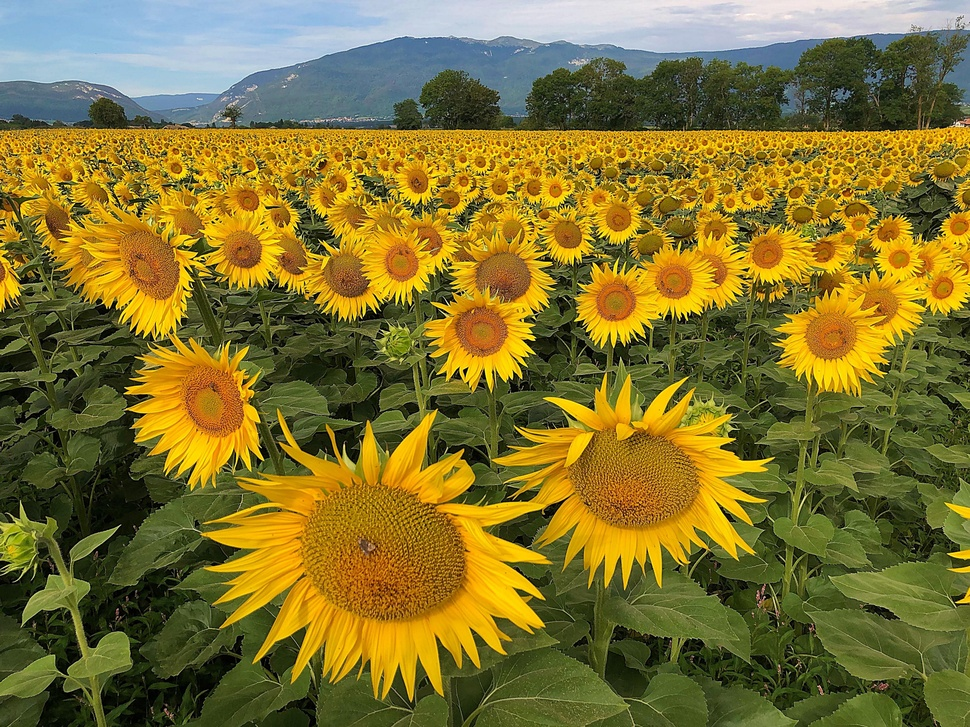
#> input picture your_input_photo.jpg, 970 x 727 px, shrunk from 4032 x 3024 before the run
$ python -i vintage.py   (imports and definitions only)
#> lines starting #> are read from the running program, lines starting #| are printed output that depends on the picture
#> further down, picture is the input picture: PIL image 970x727 RGB; mean R, G, B 127.2, 114.5, 47.7
from PIL import Image, ImageEnhance, ImageDraw, ImageFilter, ImageFont
import os
import math
import random
from datetime import datetime

def apply_clarity_softening(img, strength):
    """
    Applies a subtle Gaussian blur to simulate lens softening or halation.
    For Clarity +4, we apply a negative strength (sharpening), which is approximated
    by skipping the blur here and relying on PIL's built-in sharpening.
    """
    # If strength is positive (like the old Clarity -4), apply blur/softening.
    if strength > 0:
        # A strength of 4 (from Clarity -4) means a strong, dreamy blur
        radius = strength / 2.5
        img = img.filter(ImageFilter.GaussianBlur(radius))
    return img

# [167 lines left out: functions add_timestamp, apply_filter_modern_fuji_sim, apply_filter_terracotta_sun_sim, not called in this run]


def apply_filter_portra_800_sim(img):
    """Applies a 'Portra 800' style simulation (high saturation, warm reds/pinks, visible grain)."""

    img = ImageEnhance.Brightness(img).enhance(1.08)

    img = ImageEnhance.Contrast(img).enhance(0.85)

    img = ImageEnhance.Color(img).enhance(1.3)

    img = apply_clarity_softening(img, 1.5)
#> in apply_clarity_softening, `img = img.filter(ImageFilter.GaussianBlur(radius))`:
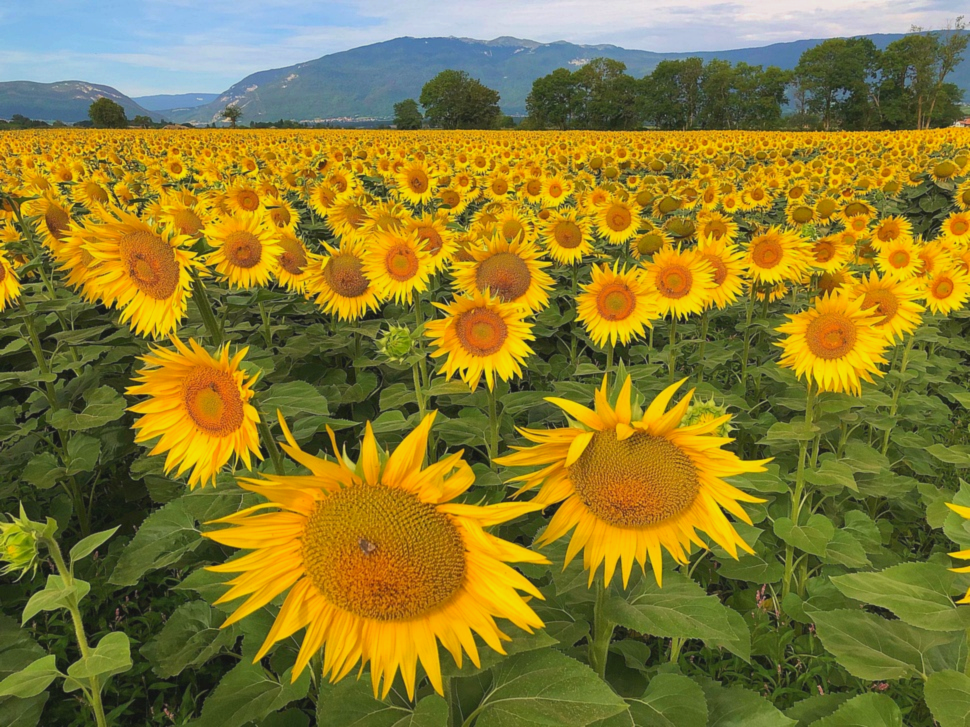
#> img: PIL image 970x727 RGB; mean R, G, B 136.8, 122.7, 46.7

    width, height = img.size
#> width = 970; height = 727
    pixels = img.load()

    grain_amount = 15

    for y in range(height):
        for x in range(width):
            r, g, b = pixels[x, y]

            new_r = r + 20 - 1
            new_g = g + 10
            new_b = b - 30 - 3

            new_r += random.randint(-grain_amount, grain_amount)
            new_g += random.randint(-grain_amount, grain_amount)
            new_b += random.randint(-grain_amount, grain_amount)

            pixels[x, y] = (max(0, min(255, new_r)), max(0, min(255, new_g)), max(0, min(255, new_b)))

    return img


# [128 lines left out: functions apply_filter_reala_ace_sim, apply_filter_dreamy_negative_sim, apply_selected_filter, not called in this run]

# --- Example Usage & Configuration ---

# >>> 1. CHOOSE YOUR FILTER HERE <<<
# Options: "modern_fuji_sim", "terracotta_sun_sim", "portra_800_sim",
#          "reala_ace_sim", "dreamy_negative_sim" (NEW)
CHOSEN_FILTER = "dreamy_negative_sim"

# --- 2. GET USER INPUT ---
# [4 lines not run here, left out]

# Handle blank inputs by defaulting to current date components
now = datetime.now()
# [1 line that did not run here, left out]
# [1 line that did not run here, left out]
# [1 line that did not run here, left out]

# [1 line that did not run here, left out]

# --- File Paths (Keep these consistent) ---
input_file = "your_input_photo.jpg"
output_file = f"retro_output_{CHOSEN_FILTER}.jpg"

# [19 lines not run here, left out]

>>> from PIL import Image
>>> picture = Image.open('your_input_photo.jpg')
>>> result = apply_filter_portra_800_sim(picture)
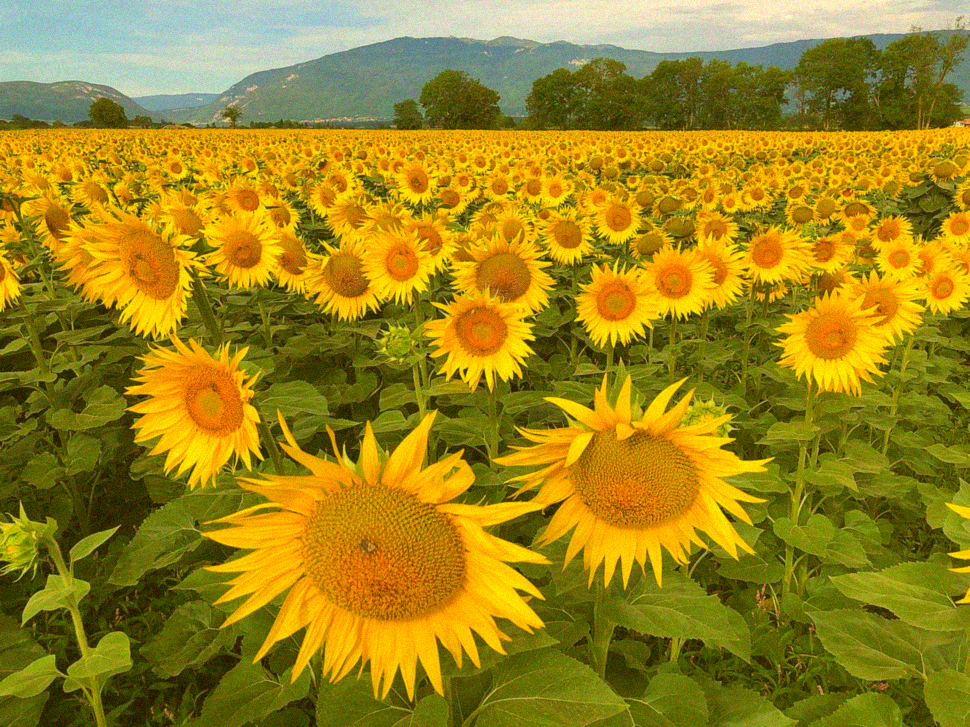
#> result: PIL image 970x727 RGB; mean R, G, B 154.6, 132.7, 25.4
